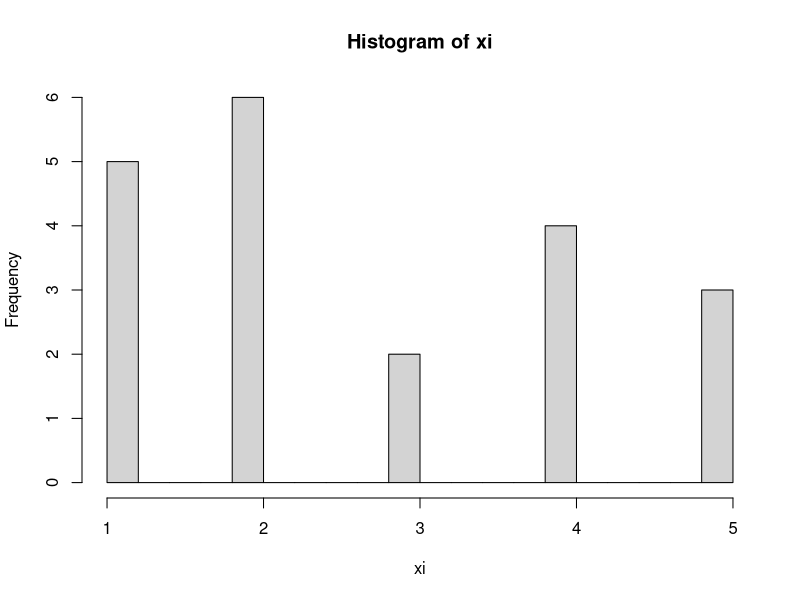
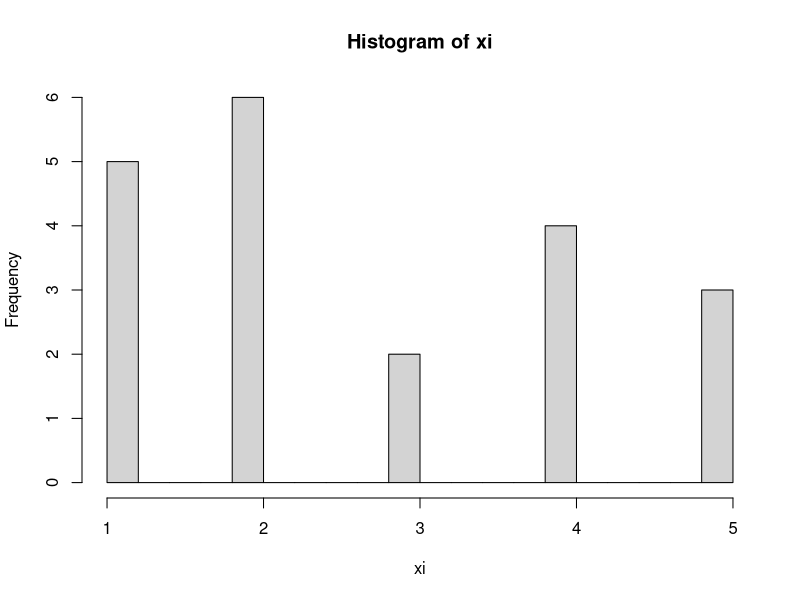
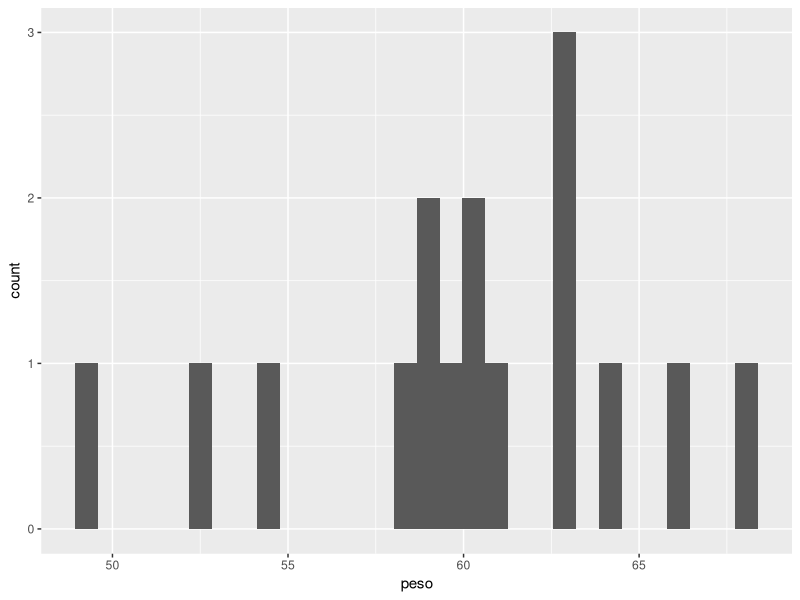
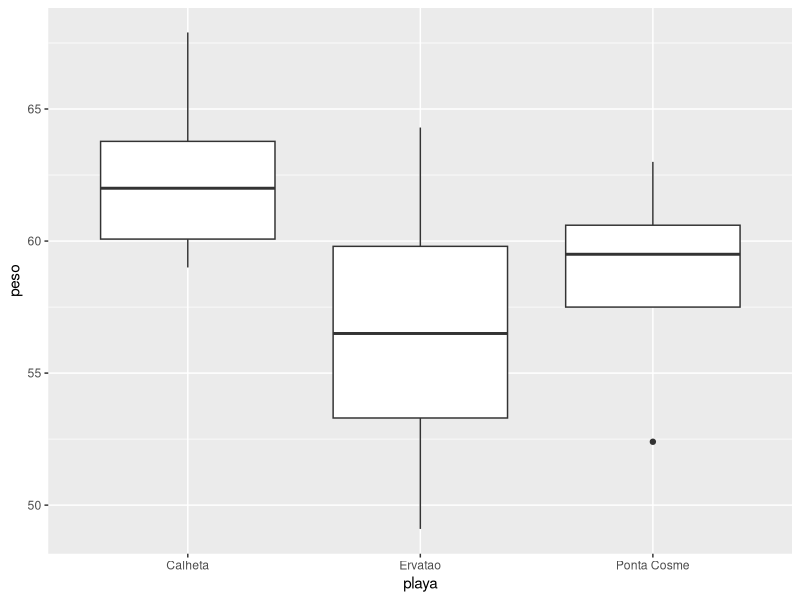
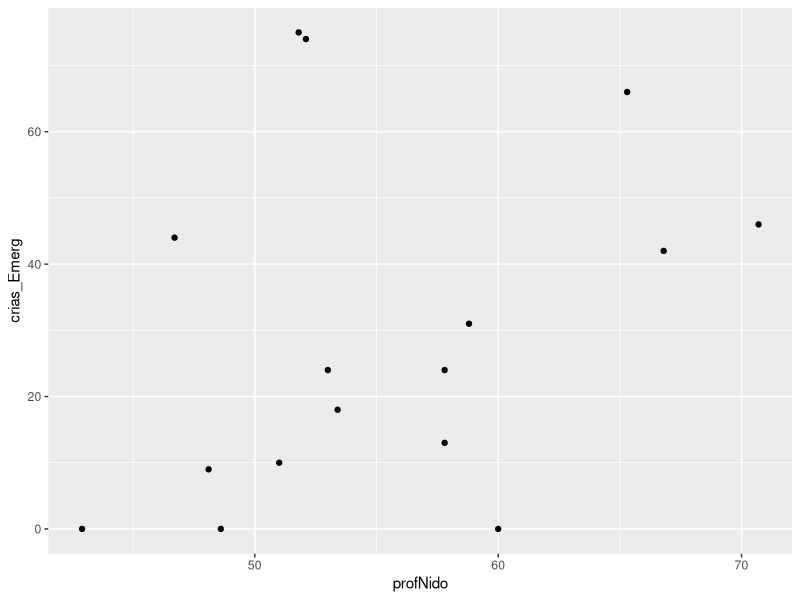
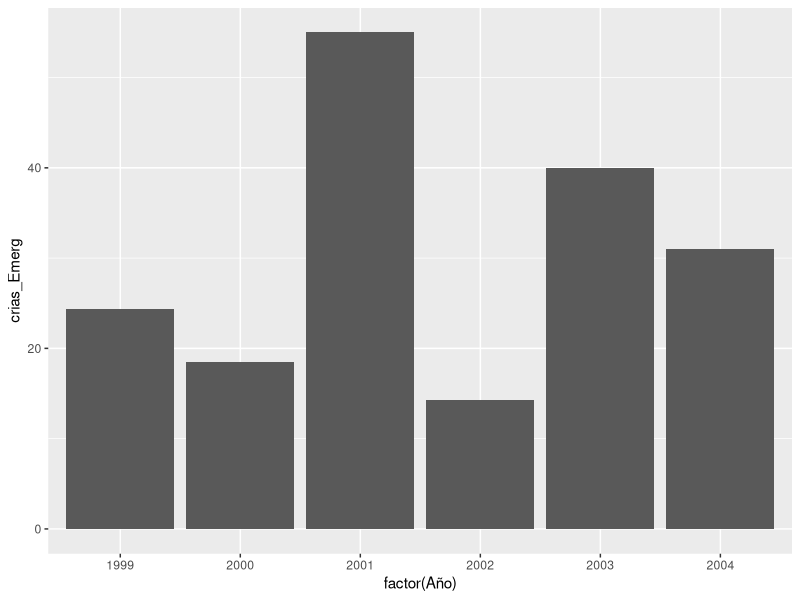
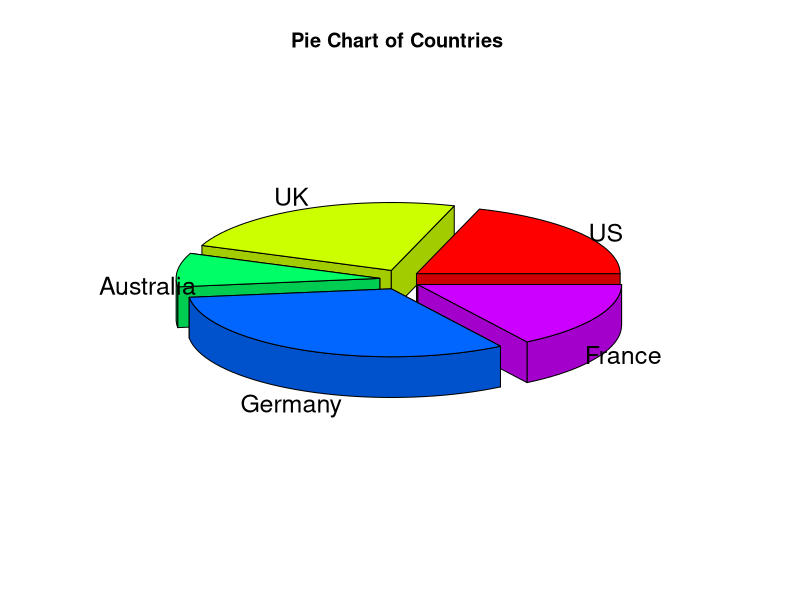
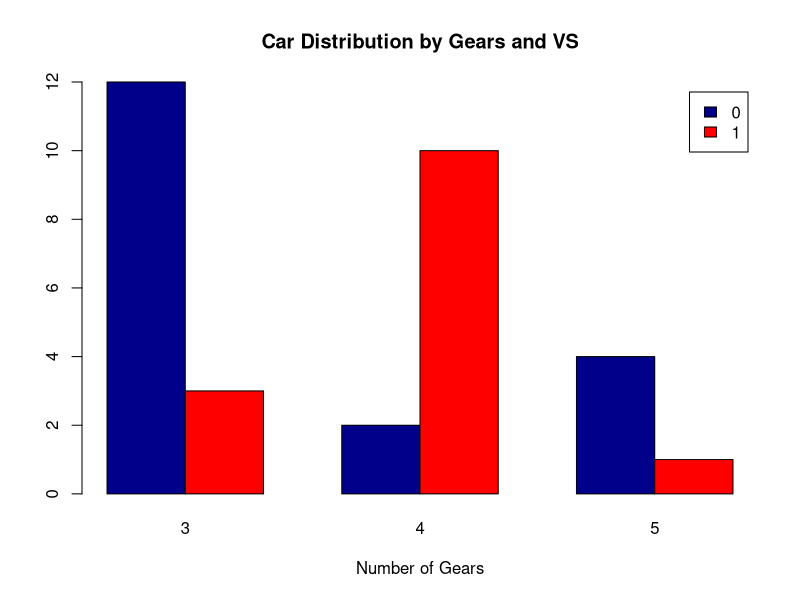

These figures' R source, in order: (Note: this script raises an error after producing the figures.)
# Create a frequency table ****************************************
# values in the data set
xi <- c(3, 1, 2, 1, 2, 1, 2, 4, 1, 3, 5, 2, 2, 5, 4, 4, 4, 5, 1, 2)

# create a frequency table
freq_table <- as.data.frame(table(xi))

# Give the columns good names
names(freq_table) <- c("xi", "fi")

# Add accumulated frequency column
freq_table$Fi <- cumsum(freq_table$fi)

# Add relative frequency column (hi or fr)
freq_table$hi <- freq_table$fi/sum(freq_table$fi)

# Add accumulated relative frequency column (Hi)
freq_table$Hi <- cumsum(freq_table$hi)

# Show histogram
hist(xi, breaks = length(xi))

# Print the frequency table
print(freq_table)

# Create a binned frequency table: continuous data ******************
# It is unpractical to create a frequency table with continuous data
# since there is almost no repetition. For that purpose we can
# "discretize" the data by putting it into bins

values_continuous <- c(2.87, 2.44, 3.49, 3.83, 3.97, 4.69, 3.35, 1.89, 3.90, 3.55,
            4.69, 3.03, 3.00, 4.96, 3.10, 1.84, 2.23, 3.64, 1.96, 4.39,
            3.15, 3.61, 4.43, 2.96, 2.04, 2.62, 3.96, 2.41, 4.03, 4.70,
            5.33, 3.19, 3.19, 5.03, 3.92, 1.93, 2.74, 2.83, 3.03, 2.64,
            3.70, 1.41, 3.87, 1.04, 2.43, 2.87, 3.44, 0.92, 4.22, 2.88)

# Break within the intervals
n <- length(values_continuous)
num_intervals <- round(sqrt(n))
amplitude <- diff(range(values_continuous)) / num_intervals


breaks_manual <- seq(from = min(values_continuous), 
                     to = max(values_continuous) + 0.001, 
                     by = amplitude)

intervals <- cut(values_continuous, breaks = breaks_manual, 
                 right = FALSE, include.lowest = TRUE)

# Create a beautiful frequency table
freq_table_intervals <- as.data.frame(table(intervals))

# Give the columns good names
names(freq_table_intervals) <- c("xi", "fi")

# Add accumulated frequency column
freq_table_intervals$Fi <- cumsum(freq_table_intervals$fi)

# Add relative frequency column (hi or fr)
freq_table_intervals$hi <- freq_table_intervals$fi/sum(freq_table_intervals$fi)

# Add accumulated relative frequency column (Hi)
freq_table_intervals$Hi <- cumsum(freq_table_intervals$hi)

# Show histogram
hist(xi, breaks = length(xi))

# Show ft
print(freq_table_intervals)

# Data exploration with charts ***************************************
library("readxl")
df <- read_excel("tortugas.xlsx")
head(df)

# we create a sub dataset withthe columns we want
n_df <- df[,c('Año', 'peso', 'Huevos', 'playa', 'profNido', 'crias_Emerg')]
head(n_df)
summary(n_df)
str(n_df)

# Factor categorical variables (playa / beach)
n_df$playa <- factor(n_df$playa)

# Check for NaN / empty rows
complete.cases(n_df)

# there are some, let's quickly clean them up (omit)
n_df <- na.omit(n_df)

# let's check there are no nans now -> FALSE = success
anyNA(n_df)

# Check for NaN / empty rows
complete.cases(n_df)

library("ggplot2")
# Turtles weight histogram
p <- ggplot(n_df, aes(x = peso))
p + geom_histogram()

# Boxplot of weight per beach
p <- ggplot(n_df, aes(x = playa, y = peso))
p + geom_boxplot()

# Scatter plot with depth and baby turtles emerged
p <- ggplot(n_df, aes(x = profNido, y = crias_Emerg))
p + geom_point()

# Barplot with the mean of turtles per year
p <- ggplot(n_df, aes(x = factor(Año), y = crias_Emerg))
p + stat_summary(fun = mean, geom = "bar")

# Pie chart tests with plotrix**********************************************
library(plotrix) 
slices <- c(10, 12, 4, 16, 8) 
lbls <- c("US", "UK", "Australia", "Germany", "France") 
pie3D(slices,labels=lbls,explode=0.1, main="Pie Chart of Countries ")

# Bars chart test with plotrix
counts <- table(mtcars$vs, mtcars$gear) 
counts
barplot(counts, main="Car Distribution by Gears and VS", xlab="Number of Gears", col=c("darkblue","red"),
legend = rownames(counts), beside=TRUE) 
barplot(counts, main="Car Distribution by Gears and VS", xlab="Number of Gears", col=c("darkblue","red"),
legend = rownames(counts))

# Assignments
# ***********************************************************************
# 1) In this example, the average time in minutes is collected for any given day
# that men and women dedicate to household tasks. Could you represent this data
# in a bar chart, drawing different bars for men and women?

# create a data frame
df_ass1 <- data.frame(
  task = c("Childcare", "Kitchen", "Grocery", "Cleaning", "Ironing"),
  male = c(30, 25, 15, 10, 10),
  female = c(70, 80, 40, 90, 45)
)
df_ass1$task <- factor(df_ass1$task)

# check it looks good
print(df_ass1)

# use the sexiest library for charts on eaRth
library(tidyr)
df_long <- pivot_longer(df_ass1, cols = c(male, female), 
                        names_to = "gender", values_to = "time")

# Stacked bar chart
ggplot(df_long, aes(x = task, y = time, fill = gender)) +
  geom_col(position = position_dodge()) +
  scale_fill_manual(values = c("male" = "#d4d64f", "female" = "#4f47bf")) +
  theme(axis.text.x = element_text(angle = 45, hjust = 1))


# 2 ) The number of errors that a factory sensor has experienced over the course 
# of a month has been: 2, 1, 5, 3, 4, 1, 0, 1, 2, 3, 4, 3, 4, 0, 2, 4, 3, 
# 5, 6, 1, 2, 3, 4, 3, 2, 4, 1, 3, 4, 3.

# Graphically represent the frequency histogram of the number of errors.

# put the data in a vector
ds_errors <- c(2, 1, 5, 3, 4, 1, 0, 1, 2, 3, 4, 3, 4, 0, 2, 4, 3, 5, 6, 1, 
            2, 3, 4, 3, 2, 4, 1, 3, 4, 3)

# show built in histogram. quick and easy
hist(ds_errors)

# just for the sake of learning... I will make it using ggplot as well
df_long <- data.frame(errors = ds_errors)

ggplot(df_long, aes(x = errors)) +
  geom_histogram(binwidth = 1, fill = "lightblue", color = "black") +
  labs(title = "Frequency histogram of number of errors",
       x = "number of errors",
       y = "frequency")  +
  scale_x_continuous(breaks = 0:6)

# 3) given the data set, draw a pie chart with the distribution
# create a vector
sports_vector <- c(soccer = 20, basket = 15, cycling = 12, swimming = 10, 
                   others = 3)
# Simple pie chart
pie(sports_vector)

# for the sake of learning, let's use ggplot now
# unfortunately we need a data frame for this purpose:
df_sports <- data.frame(
  sport = names(sports_vector),
  count = as.numeric(sports_vector)
)

# strike! (ugly as hell, but still...)
ggplot(df_sports, aes(x = "", y = count, fill = sport)) +
  geom_col() +
  coord_polar(theta = "y") +
  theme_void()


# 3) A library has received the following phone calls over a determined period: 
# 8, 5, 9, 2, 0, 11, 13, 8, 9, 14, 3, 1, 16, 4, 8, 9, 11, 5, 2, 19, 9, 13,
# 17, 10, 4, 0, 3, 7, 18, 6.

# Create a distribution table with absolute and cumulative frequencies,
# grouping the data in intervals with amplitude 5 and indicating the class mark

# Represent the distribution of absolute frequencies through a histogram.
ass_3_values <- c(8, 5, 9, 2, 0, 11, 13, 8, 9, 14, 3, 1, 16, 4, 8, 9, 11, 5, 
                  2, 19, 9, 13, 17, 10, 4, 0, 3, 7, 18, 6)

n <- length(ass_3_values)
num_intervals <- round(sqrt(n))
amplitude <- 5

breaks_manual <- seq(from = min(ass_3_values), 
                     to = max(ass_3_values) + 0.001, 
                     by = amplitude)

intervals <- cut(ass_3_values, breaks = breaks_manual, 
                 right = FALSE, include.lowest = TRUE)

# Create a beautiful frequency table
freq_table_intervals <- as.data.frame(table(intervals))

# Give the columns good names
names(freq_table_intervals) <- c("xi", "fi")

# Add accumulated frequency column
freq_table_intervals$Fi <- cumsum(freq_table_intervals$fi)

# Add relative frequency column (hi or fr)
freq_table_intervals$hi <- freq_table_intervals$fi/sum(freq_table_intervals$fi)

# Add accumulated relative frequency column (Hi)
freq_table_intervals$Hi <- cumsum(freq_table_intervals$hi)

# Show histogram
hist(xi, breaks = length(xi))

# Show ft
print(freq_table_intervals)

# Extra, more on frequency tables ****************************************
# Frequency tables are important... so let's get more practice on the topic

data_vector <- c(3, 3, 8, 9, 3, 1, 3, 5, 4, 6, 6, 3, 2, 9, 8, 9, 7, 7, 7, 7)

absolute_freq <- table(data_vector)        # get absolute frequency
relative_freq <- prop.table(absolute_freq) # get relative frequency
print(data_table)

# combine into a data frame
frequency_table <- data.frame(
  value = as.numeric(names(absolute_freq)),
  absolute = as.vector(absolute_freq),
  relative = as.vector(relative_freq)
)
print(frequency_table)

# histogram
hist(data_vector)

# with Ggplot
ggplot(frequency_table, aes(x = value, y = absolute)) +
  geom_col()
